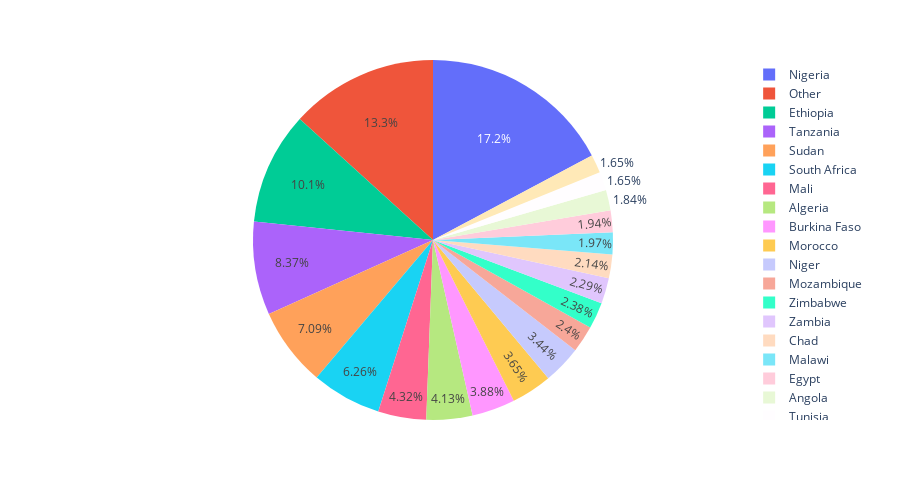

Here is the notebook cell this chart was saved with:
### Code cell
geemap.pie_chart(
    esa_cropland, names = 'NAME', values = 'sum', max_rows = 20, height = 500
)

### Figure 1 — Plotly figure (JSON) as saved in the notebook; plotly's stock layout.template omitted (floating-point values rounded to 4 significant figures)
{"data": [{"domain": {"x": [0, 1], "y": [0, 1]}, "hovertemplate": "NAME=%{label}<br>sum=%{value}<extra></extra>", "labels": ["Nigeria", "Ethiopia", "Tanzania", "Sudan", "South Africa", "Mali", "Algeria", "Burkina Faso", "Morocco", "Niger", "Mozambique", "Zimbabwe", "Zambia", "Chad", "Malawi", "Egypt", "Angola", "Tunisia", "Senegal", "Other", "Other", "Other", "Other", "Other", "Other", "Other", "Other", "Other", "Other", "Other", "Other", "Other", "Other", "Other", "Other", "Other", "Other", "Other", "Other", "Other", "Other", "Other", "Other", "Other", "Other", "Other", "Other", "Other", "Other", "Other", "Other"], "legendgroup": "", "name": "", "showlegend": true, "type": "pie", "values": [33830000.0, 19850000.0, 16440000.0, 13930000.0, 12310000.0, 8491000.0, 8119000.0, 7626000.0, 7174000.0, 6770000.0, 4725000.0, 4688000.0, 4492000.0, 4211000.0, 3877000.0, 3819000.0, 3626000.0, 3251000.0, 3244000.0, 3224000.0, 3189000.0, 2807000.0, 2141000.0, 2086000.0, 1648000.0, 1501000.0, 1279000.0, 969900.0, 859300.0, 832300.0, 824100.0, 800100.0, 636300.0, 569000.0, 519700.0, 411600.0, 370400.0, 357900.0, 357700.0, 196900.0, 172600.0, 114000.0, 97660.0, 57860.0, 30400.0, 14680.0, 9174.0, 2554.0, 776.9, 84, 0]}], "layout": {"height": 500, "legend": {"tracegroupgap": 0}, "margin": {"t": 60}}}
